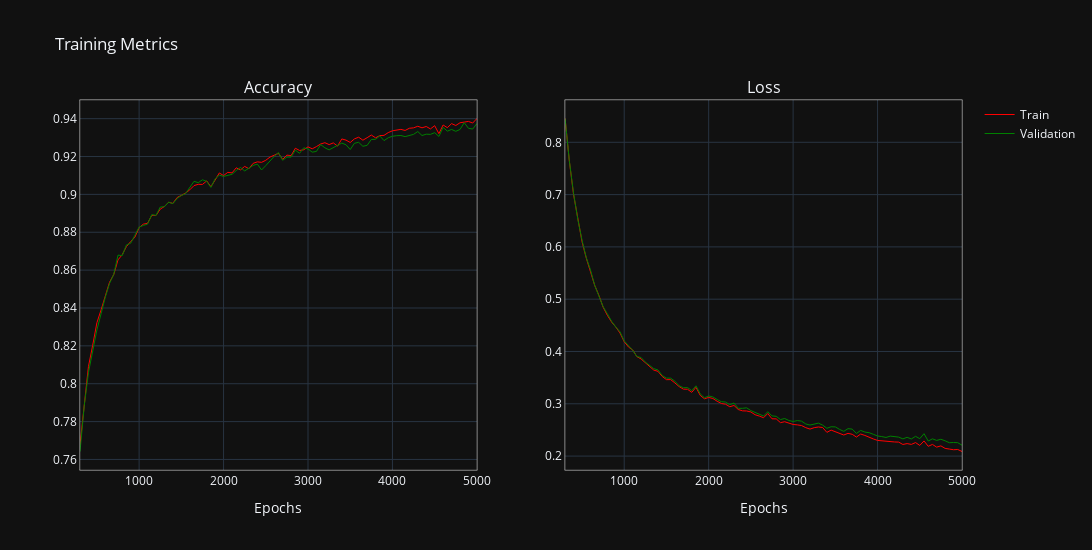

Notebook cell for this chart:
### Markdown cell above
PLOTTING THE MODEL METRICS

### Code cell
epochs = 5000
evaluation_interval = 50
skip_index_till = 6
width = 1
x = [i for i in range(0, epochs + 1, evaluation_interval)]
train_accuracy, validation_accuracy = model.train_accuracies, model.validation_accuracies
train_loss, validation_loss = model.train_losses, model.validation_losses
fig = make_subplots(rows=1, cols=2, subplot_titles=("Accuracy", "Loss"))
fig.add_trace(go.Scatter(x=x[skip_index_till:], y=train_accuracy[skip_index_till:], mode='lines', name='Train', line=dict(color='red', width=width)), row=1, col=1)
fig.add_trace(go.Scatter(x=x[skip_index_till:], y=validation_accuracy[skip_index_till:], mode='lines', name='Validation', line=dict(color='green', width=width)), row=1, col=1)
fig.add_trace(go.Scatter(x=x[skip_index_till:], y=train_loss[skip_index_till:], mode='lines', name='Train', line=dict(color='red', width=width), showlegend=False), row=1, col=2)
fig.add_trace(go.Scatter(x=x[skip_index_till:], y=validation_loss[skip_index_till:], mode='lines', name='Validation', line=dict(color='green', width=width), showlegend=False), row=1, col=2)
fig.update_layout(
    title='Training Metrics',
    width=1300,
    height=550,
    template='plotly_dark'
    )
fig.update_xaxes(title_text='Epochs', showline=True, linewidth=0.5, linecolor='white', mirror=True)
fig.update_yaxes(showline=True, linewidth=0.5, linecolor='white', mirror=True)
fig.show()
